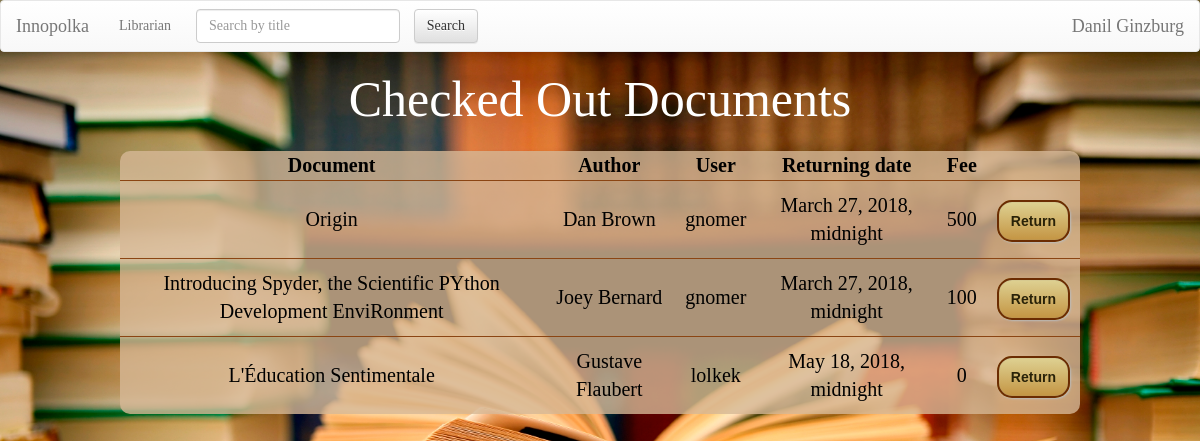
/checked_out_docs/ (signed in), run on an earlier commit of the app's database.
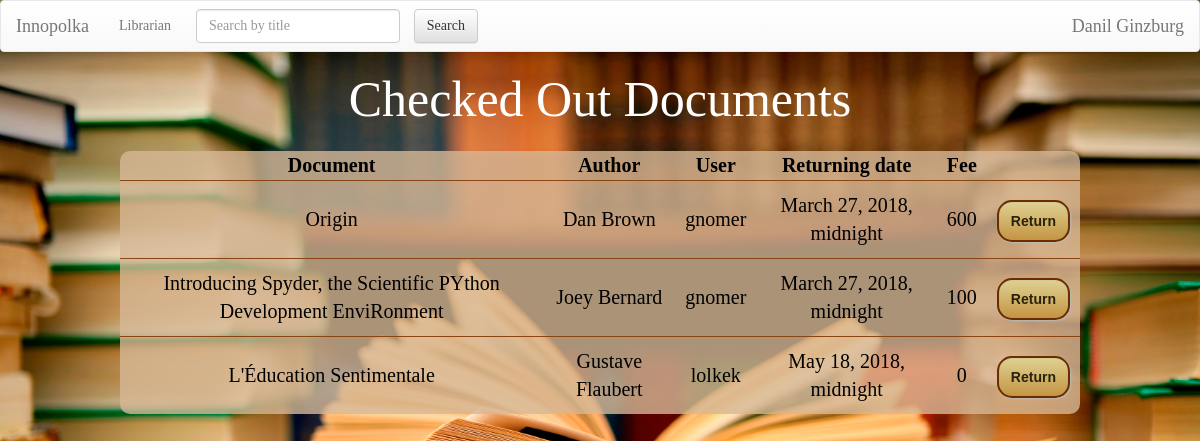
And on a later commit of the database.
### Documents/models.py (models this page shows, shortened)
class DocumentCopy(models.Model):
    doc = models.ForeignKey(Document, blank=True, default=None, on_delete=models.CASCADE) # link document which is checked out
    checked_up_by_whom = models.ForeignKey(User, blank=True, default=None, on_delete=models.CASCADE) # link to holder
    date = models.DateTimeField(default=str(datetime.datetime.today().strftime("%Y-%m-%d %H:%M")))
    returning_date = models.DateTimeField(default=str(datetime.datetime.today().strftime("%Y-%m-%d %H:%M")))
    time_left = models.CharField(null=True, max_length=250)
    fine_price = models.IntegerField(null=True)
    renewed = models.BooleanField(default=False)
    class Meta:
        verbose_name_plural = 'Document copies'
    def fine(self):
        if datetime.datetime.today() > self.returning_date:
            fine = int((datetime.datetime.today() - self.returning_date).days) * 100
            if fine > self.fine_price:
                return self.fine_price
            else:
                return fine
        else:
            return 0

class Document(models.Model):
    title = models.CharField(max_length=250)
    price = models.IntegerField()
    keywords = models.CharField(max_length=250) # the list of keywords stored in string
    authors = models.CharField(max_length=250) # the list of authors in string format splitted by space
    cover = models.CharField(max_length=1000, default="https://lh3.googleusercontent.com/zqfUbCXdb1oGmsNEzNxTjQU5ZlS3x46nQoB83sFbRSlMnpDTZgdVCe_LvCx-rl7sOA=w300")
    copies = models.PositiveIntegerField(default=1)
    type = models.CharField(max_length=100, default='Document')
    is_bestseller = models.BooleanField(default=False)
    is_reference = models.BooleanField(default=False)
    level = models.PositiveIntegerField(default=1)
    room = models.PositiveIntegerField(default=1)

### Documents/views.py (the view)
# urls.py: url(r'^checked_out_docs/$', views.CheckedOutDocsView.as_view(), name='checked_out_docs'),
class CheckedOutDocsView(ListView):
    model = DocumentCopy
    template_name = 'Documents/checked_out_docs.html'
    context_object_name = 'document_copies'
    def get(self, request, *args, **kwargs):
        if request.user.is_staff:
            return super().get(request, *args, **kwargs)
        return redirect('/')

### Documents/templates/Documents/checked_out_docs.html (shortened to what this page needs)
{% extends 'Documents/base.html' %}
{% load staticfiles %}
{% block body %}
    <h1> Checked Out Documents</h1>
    <table>
        <tr>
            <th class="cen">Document</th>
            <th class="cen">Author</th>
            <th class="cen">User</th>
            <th class="cen">Returning date</th>
            <th class="cen">Fee</th>
        </tr>
        <tr>
            {% for copy in document_copies %}
                <td><a href="/{{ copy.doc.id }}/">{{ copy.doc.title }}</a></td>
                <td>{{ copy.doc.authors }}</td>
                <td><a href="/user/?id={{ copy.checked_up_by_whom.id }}">{{ copy.checked_up_by_whom }}</a></td>
                <td>{{ copy.returning_date }}</td>
                <td>{{ copy.fine }}</td>
                <td><a class="button" href="/requests/return/?copy_id={{ copy.id }}" onclick="
                        return confirm('Return {{ copy.doc.title }} from {{ copy.checked_up_by_whom.username }} back?');
                        ">Return</a></td>
                </tr>
            {% endfor %}
    </table>
{% endblock %}

### Documents/templates/Documents/base.html (shortened to what this page needs)
<!DOCTYPE html>
<html lang="en">
<head>
    {% load staticfiles %}
    <link rel="stylesheet" href="//maxcdn.bootstrapcdn.com/bootstrap/3.2.0/css/bootstrap.min.css">
    <link rel="stylesheet" href="//maxcdn.bootstrapcdn.com/bootstrap/3.2.0/css/bootstrap-theme.min.css">
</head>
<body>
<nav class="navbar navbar-default">
    <div class="container-fluid">
        <div class="navbar-header">
            <a class="navbar-brand" href="/">Innopolka</a>
            <ul class="nav navbar-nav navbar-right">
                {% if user.is_staff %}
                <li class="nav-item dropdown">
                    <a class="nav-link dropdown-toggle" href="/user/" id="dropdown01" data-toggle="dropdown"
                       aria-haspopup="true" aria-expanded="false">Librarian</a>
            </ul>
            {% endif %}
        </div>
        <div class="collapse navbar-collapse" id="bs-example-navbar-collapse-1">
            <form class="navbar-form navbar-left" action="/">
                <div class="form-group">
                    <input type="text" class="form-control" name="q" placeholder="Search by title" >
                </div>
                <input type="submit" class="btn btn-default not_wide" value="Search">
            </form>
            <ul class="nav navbar-nav navbar-right">
                {% if user.is_anonymous %}
                    <li><a href="/user/login">Log In</a></li>
                {% elif user.is_authenticated %}
                <ul class="nav navbar-nav navbar-right">
                <li class="nav-item dropdown">
                    <a class="navbar-brand" href="/user/?id={{user.id}}" id="dropdown02" data-toggle="dropdown"
                       aria-haspopup="true" aria-expanded="false">{{ user.first_name }} {{user.last_name}}</a>
            </ul>
                {% endif %}
            </ul>
        </div>
    </div>
</nav>
{% block body %}{% endblock %}
</body>
</html>

### Documents/templates/Documents/base.html (style rules this page uses)
body { font-family: Futura; color: white; background: url("/Documents/static/images/background.jpg") no-repeat fixed center center; background-size: cover; }
table { border: 3px solid saddlebrown; border-radius: 5px; width: 80%; background-color: rgba(214, 184, 150, 0.8); color: black; empty-cells: hide; text-align: center; margin: 10px; }
tr { border: 1px solid saddlebrown; text-align: center; }
td { border: 1px solid saddlebrown; padding: 10px; font-size: 20px; color: black; }
form { padding: 5px; color: black; font-size: 15px; margin: 5px; }
input { background-color: floralwhite; border: 2px solid saddlebrown; border-radius: 5px; margin: 0 0 0 10px; left: 50%; }
.button { text-decoration: none; text-align: center; padding: 11px 12px; border: solid 2px #6b2c02; -webkit-border-radius: 15px; -moz-border-radius: 15px; border-radius: 15px; font: 14px "Lucida Sans Unicode", "Lucida Grande", sans-serif; font-weight: bold; color: #292208; background-color: #ded192; background-image: -moz-linear-gradient(top, #ded192 0%, #c49543 100%); background-image: -webkit-linear-gradient(top, #ded192 0%, #c49543 100%); background-image: -o-linear-gradient(top, #ded192 0%, #c49543 100%); background-image: -ms-linear-gradient(top, #ded192 0%, #c49543 100%); filter: progid:DXImageTransform.Microsoft.gradient(startColorstr='#c49543', endColorstr='#c49543', GradientType=0); background-image: linear-gradient(top, #ded192 0%, #c49543 100%); -webkit-box-shadow: 1px 1px 2px #bababa, inset 0px 0px 1px #969393; -moz-box-shadow: 1px 1px 2px #bababa, inset 0px 0px 1px #969393; box-shadow: 1px 1px 2px #bababa, inset 0px 0px 1px #969393; }

### Documents/templates/Documents/checked_out_docs.html (style rules this page uses)
h1 { font-size: 50px; text-align: center; margin-bottom: 2%; }
.cen { text-align: center; font-size: 20px; }
table { border: none; border-radius: 10px; margin-left: 10%; }
tr { border: none; text-align: left; padding: 1%; }
td { border: none; text-align: center; border-top: 1px solid saddlebrown; }
a { color: black; }

What changed in the data, as far as the page shows it:
changed DocumentCopy "Origin": fine "500" → "600"
